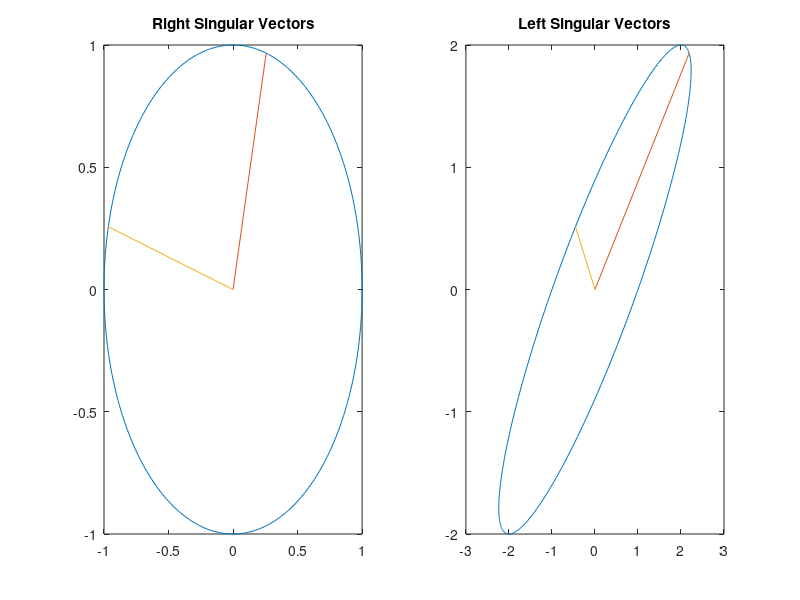

The MATLAB source for this figure:
% Jack Weissenberger Homework 3 Problem 4.3

% Given a real 2x2 matrix A, plot the right singular vectors v1 and v2 in
% the unit circle and also the left singular vectors u1 and u2 in the 
% appropriate elipse

A = [1 2;
    0 2];

[U, S, V] = svd (A);
S = diag(S);

theta=0:2*pi/360:2*pi;

x = cos(theta);
y = sin(theta);

subplot(1,2,1)
plot(x,y)
title('Right Singular Vectors')
hold on
plot([0 V(1,1)], [0 V(2,1)], '-')
plot([0 V(1,2)], [0 V(2,2)], '-')
hold off

unitCirc = [x;y];
elip = A*unitCirc;

subplot(1,2,2)
plot(elip(1,:) , elip(2,:))
title('Left Singular Vectors')
hold on
plot([0 S(1)*U(1,1)], [0 S(1)*U(2,1)], '-')
plot([0 S(2)*U(1,2)], [0 S(2)*U(2,2)], '-')
hold off
